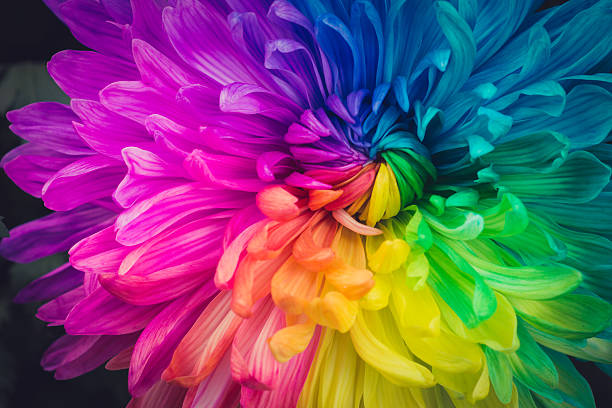
#> input picture IMAGE.jpg, 612 x 408 px
$ python lab4.py
#> lines starting #> are read from the running program, lines starting #| are printed output that depends on the picture; after the words box and inside, x2 and y2 are one past the last pixel; in counts of white or black regions, pixels touching at a corner belong together

import cv2
import numpy as np

img = cv2.imread("IMAGE.jpg")
#> img is the input picture: shape (408, 612, 3); mean B, G, R 107.9, 80.3, 116

if img is None:
    print("Image not found!")
else:
    hsv = cv2.cvtColor(img, cv2.COLOR_BGR2HSV)
#> hsv: shape (408, 612, 3); mean H, S, V 107.2, 211.2, 163.9

    lower = np.array([35, 40, 40])
    upper = np.array([85, 255, 255])

    mask = cv2.inRange(hsv, lower, upper)
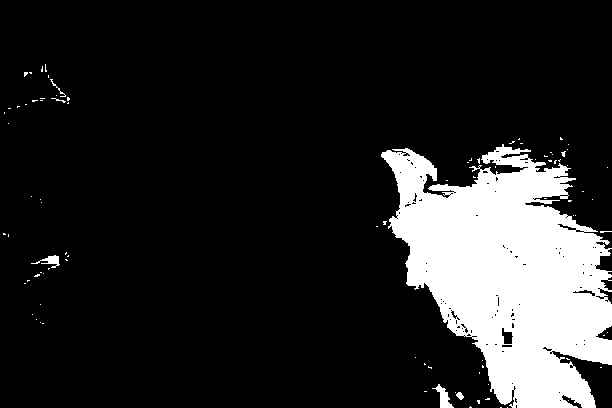
#> mask: shape (408, 612); 15.2% white; 91 white regions (85 under 20 px), largest, box (x1, y1, x2, y2) and area: (381, 144, 612, 408) 37242, (432, 384, 454, 408) 208, (31, 255, 60, 268) 142, (456, 392, 464, 400) 40, (50, 79, 66, 97) 39, (51, 98, 66, 103) 22

    result = cv2.bitwise_and(img, img, mask=mask)
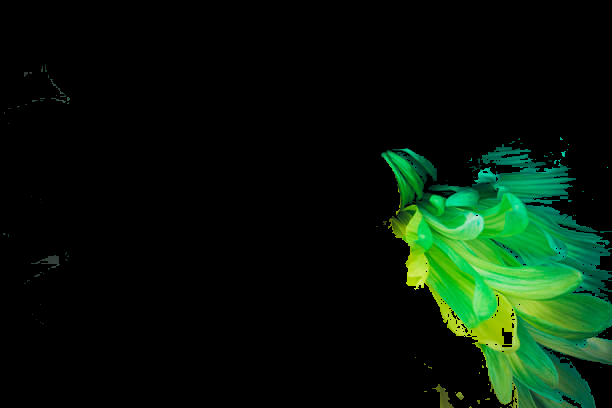
#> result: shape (408, 612, 3); mean B, G, R 9.7, 23.8, 6.8

    cv2.imshow("Original Image", img)
    cv2.imshow("Binary Mask", mask)
    cv2.imshow("Extracted Object", result)

    cv2.waitKey(0)
    cv2.destroyAllWindows()
